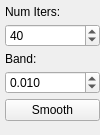
                         <widget class="QWidget" name="page_12">
                          <property name="geometry">
                           <rect>
                            <x>0</x>
                            <y>0</y>
                            <width>100</width>
                            <height>135</height>
                           </rect>
                          </property>
                          <attribute name="label">
                           <string>WS Smooth</string>
                          </attribute>
                          <attribute name="toolTip">
                           <string>WindowSync Smooth (Global)</string>
                          </attribute>
                          <layout class="QVBoxLayout" name="verticalLayout_20">
                           <property name="spacing">
                            <number>5</number>
                           </property>
                           <property name="leftMargin">
                            <number>5</number>
                           </property>
                           <property name="topMargin">
                            <number>5</number>
                           </property>
                           <property name="rightMargin">
                            <number>0</number>
                           </property>
                           <property name="bottomMargin">
                            <number>5</number>
                           </property>
                           <item>
                            <widget class="QLabel" name="label_19">
                             <property name="text">
                              <string>Num Iters:</string>
                             </property>
                            </widget>
                           </item>
                           <item>
                            <widget class="QSpinBox" name="sbWSItersG">
                             <property name="minimum">
                              <number>1</number>
                             </property>
                             <property name="maximum">
                              <number>200</number>
                             </property>
                             <property name="singleStep">
                              <number>10</number>
                             </property>
                             <property name="value">
                              <number>40</number>
                             </property>
                            </widget>
                           </item>
                           <item>
                            <widget class="QLabel" name="label_20">
                             <property name="text">
                              <string>Band:</string>
                             </property>
                            </widget>
                           </item>
                           <item>
                            <widget class="QDoubleSpinBox" name="dsbWSBandG">
                             <property name="decimals">
                              <number>3</number>
                             </property>
                             <property name="singleStep">
                              <double>0.010000000000000</double>
                             </property>
                             <property name="value">
                              <double>0.010000000000000</double>
                             </property>
                            </widget>
                           </item>
                           <item>
                            <widget class="QPushButton" name="btnWSSmoothG">
                             <property name="text">
                              <string>Smooth</string>
                             </property>
                            </widget>
                           </item>
                           <item>
                            <spacer name="verticalSpacer_7">
                             <property name="orientation">
                              <enum>Qt::Vertical</enum>
                             </property>
                             <property name="sizeHint" stdset="0">
                              <size>
                               <width>20</width>
                               <height>40</height>
                              </size>
                             </property>
                            </spacer>
                           </item>
                          </layout>
                         </widget>
